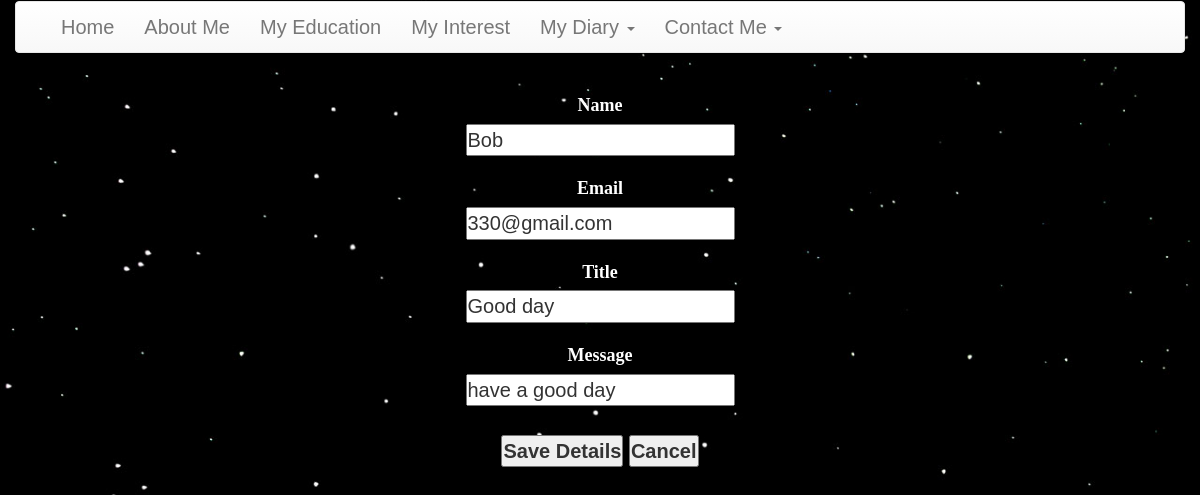
Screenshot of /cms/edit_contact.php?edit_id=4 with the database file from the repository.
### tables this page shows
CREATE TABLE IF NOT EXISTS `se_1703648_contact` (
  `id` int(11) NOT NULL AUTO_INCREMENT,
  `Name` varchar(255) DEFAULT NULL,
  `Email` varchar(255) DEFAULT NULL,
  `Title` varchar(255) DEFAULT NULL,
  `Message` text DEFAULT NULL,
  `status` enum('0','1') DEFAULT NULL,
  `date` date NOT NULL DEFAULT current_timestamp(),
  PRIMARY KEY (`id`)
);

### cms/edit_contact.php (the view, shortened to what this page needs)
<?php include 'include/header.php'; ?>
<?php include 'include/nav.php'; ?>
<?php
include_once 'dbconfig.php';
if(isset($_GET['edit_id']))
{
 $sql_query="SELECT * FROM se_1703648_contact WHERE id=".$_GET['edit_id'];
 $result_set=mysqli_query($con,$sql_query);
 $fetched_row=mysqli_fetch_array($result_set,MYSQLI_ASSOC);
}
  ?>
<!DOCTYPE html PUBLIC "-//W3C//DTD XHTML 1.0 Transitional//EN" "http://www.w3.org/TR/xhtml1/DTD/xhtml1-transitional.dtd">
<html xmlns="http://www.w3.org/1999/xhtml">
<head>
<link rel="stylesheet" href="style.css" type="text/css" />
</head>
<body>
<center>
<div class="form-container">
    <form method="post" enctype="multipart/form-data" >
            <div class="input-row">
                <label style="padding-top: 20px; color: white; font-size: 18px; font-family: Verdana;">Name</label> <br /> <input
                    type="text" class="input-field" name="Name"
                    id="Name"  value="<?php echo $fetched_row['Name'] ?>"/>
            </div>
            <div class="input-row">
                <label style="padding-top: 20px; color: white; font-size: 18px; font-family: Verdana;">Email</label> <br /> <input
                    type="text" class="input-field" name="Email"
                    id="Email" value="<?php echo $fetched_row['Email'] ?>"/>
            </div>
            <div class="input-row">
                <label style="padding-top: 20px; color: white; font-size: 18px; font-family: Verdana;">Title</label> <br /> <input
                    type="text" class="input-field" name="Title"
                    id="Title" value="<?php echo $fetched_row['Title'] ?>"/>
            </div>
            <div class="input-row">
                <label style="padding-top: 20px; color: white; font-size: 18px; font-family: Verdana;">Message</label> <br /> <input
                    type="textarea" class="input-field" name="Message"
                    id="Message" value="<?php echo $fetched_row['Message'] ?>"/>
            </div>
<br>
<button type="submit" name="btn-update"><strong>Save Details</strong></button>
    <button type="submit" name="btn-cancel"><strong>Cancel</strong></button>
    </form>
    </div>
<br>
</center>
</body>
</html>

### cms/css/styles.css (style rules this page uses)
* { margin:0; padding:0; }
body { background:#f9f9f9; font-family:"Courier New", Courier, monospace; }

### lab7_crud/style.css (style rules this page uses)
body { font-family: "Trebuchet MS", Arial, Helvetica, sans-serif; border-collapse: collapse; width: 100%; font-size: 20px; }

### cms/include/nav.php (style rules this page uses)
body { background-image: url("img/dark.jpg"); background-repeat: no-repeat; background-size: cover; }

### rows the page displays
se_1703648_contact: Name "Bob", Email "330@gmail.com", Title "Good day", Message "have a good day"
